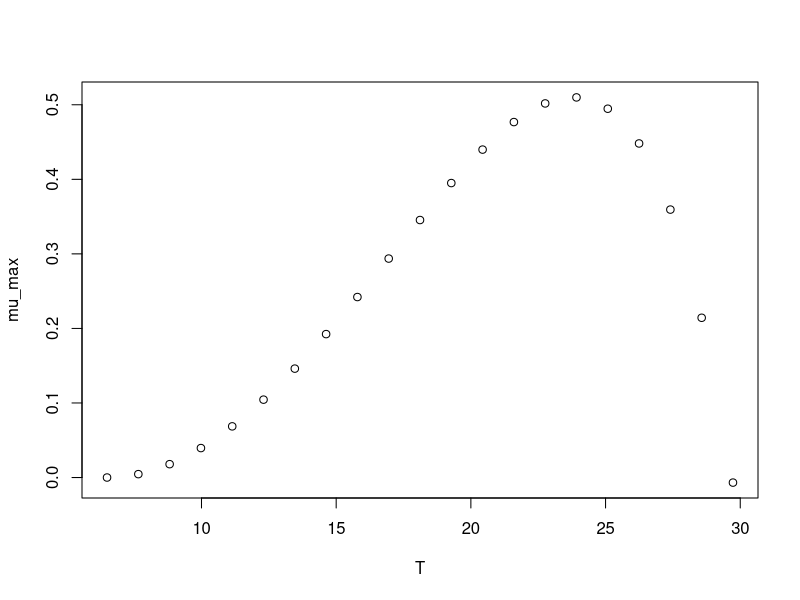

Here is the R script that generated this plot:
#############################
# start of Parameter script
#############################
T <- seq(6.49350649350649,29.7297,length.out=21)
#############################
# end of Parameter script
#############################
############################# 
# start of Model script Gropin ID 413 
#############################
 
# constant coefficients for this model
 
variables <- data.frame(T)
argumentsPar <- expand.grid(variables)
 
# heart of the model
response_surface <- function(T) {
   mumax <-(5.1*(10^-1)*(T-29.7)*((T-6.5)^2))/((23.8-6.5)*((23.8-6.5)*(T-23.8)-(23.8-29.7)*(23.8+6.5-2*T)))

return(mumax=mumax)
} 

# output parameters
mumax <- cbind(argumentsPar,response_surface(argumentsPar['T']))
colnames(mumax) <- c(colnames(argumentsPar),'mumax')
#############################
# End of Model script
#############################
############################# 
# start of Visualisation script Gropin ID 413 
#############################
plot(T,mumax$mumax,
                          xlab='T',
                          ylab='mu_max')
#############################
# End of Visualisation script
#############################
